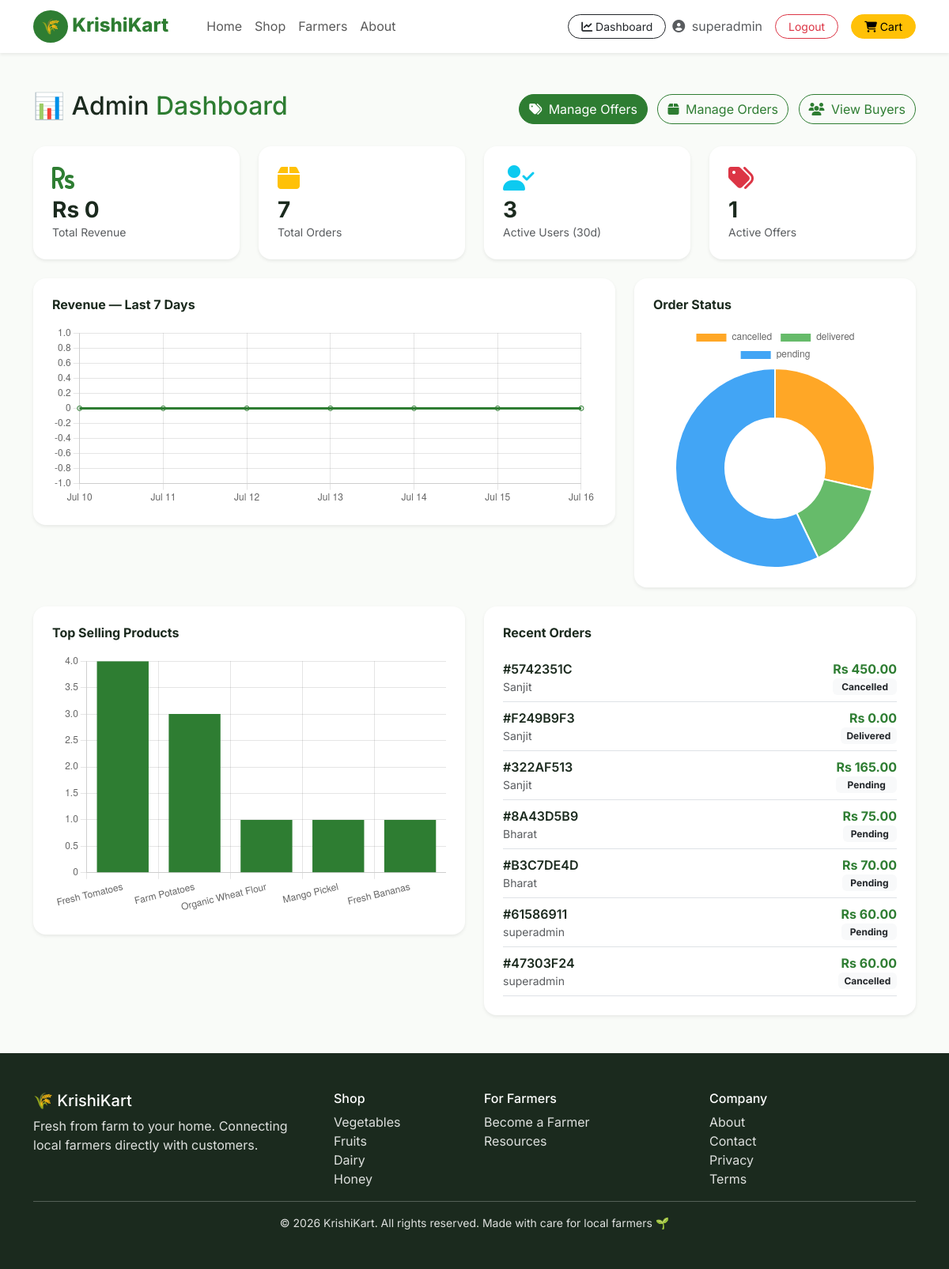
Page /dashboard/ (signed in) on the committed database.
### accounts/models.py (models this page shows, shortened)
class User(AbstractUser):
    phone = models.CharField(max_length=15, blank=True)
    address = models.TextField(blank=True)
    is_farmer = models.BooleanField(default=False)
    created_at = models.DateTimeField(auto_now_add=True)

### orders/models.py (models this page shows, shortened)
class Order(models.Model):
    STATUS_CHOICES = [
        ('pending', 'Pending'),
        ('paid', 'Paid'),
        ('shipped', 'Shipped'),
        ('delivered', 'Delivered'),
        ('cancelled', 'Cancelled'),
    ]
    user = models.ForeignKey(User, on_delete=models.CASCADE)
    order_number = models.CharField(max_length=50, unique=True)
    total_amount = models.DecimalField(max_digits=10, decimal_places=2)
    coupon_code = models.CharField(max_length=30, blank=True, null=True)
    discount_amount = models.DecimalField(max_digits=10, decimal_places=2, default=0)
    status = models.CharField(max_length=20, choices=STATUS_CHOICES, default='pending')
    payment_status = models.CharField(max_length=20, default='pending')
    payment_method = models.CharField(max_length=20, default='cod')
    shipping_address = models.TextField(blank=True)
    phone = models.CharField(max_length=15, blank=True)
    created_at = models.DateTimeField(auto_now_add=True)

### admin_dashboard/views.py (the view)
# urls.py: path('dashboard/', views.dashboard_home, name='dashboard_home'),
@staff_member_required
def dashboard_home(request):
    total_revenue = Order.objects.filter(payment_status__in=['paid']).aggregate(total=Sum('total_amount'))['total'] or 0
    total_orders = Order.objects.count()
    total_customers = User.objects.filter(is_farmer=False, is_staff=False).count()
    total_farmers = User.objects.filter(is_farmer=True).count()
    thirty_days_ago = timezone.now() - timedelta(days=30)
    active_users = User.objects.filter(last_login__gte=thirty_days_ago).count()
    recent_orders = Order.objects.select_related('user').order_by('-created_at')[:8]
    active_offers = Offer.objects.filter(is_active=True).count()
    context = {
        'total_revenue': total_revenue,
        'total_orders': total_orders,
        'total_customers': total_customers,
        'total_farmers': total_farmers,
        'active_users': active_users,
        'recent_orders': recent_orders,
        'active_offers': active_offers,
    }
    return render(request, 'admin_dashboard/dashboard.html', context)

### orders/context_processors.py (called while the page is built)
def cart_context(request):
    if request.user.is_authenticated:
        cart, _ = Cart.objects.get_or_create(user=request.user)
        return {'nav_cart_count': cart.item_count}
    return {'nav_cart_count': 0}

### orders/models.py (called while the page is built)
    @property
    def item_count(self):
        return sum(item.quantity for item in self.items.all())

### templates/admin_dashboard/dashboard.html (shortened to what this page needs)
{% extends 'base.html' %}
{% block content %}
<div class="container my-5">
    <div class="d-flex justify-content-between align-items-center mb-4 flex-wrap gap-2">
        <h2>📊 Admin <span class="text-success">Dashboard</span></h2>
        <div>
            <a href="{% url 'offer_list' %}" class="btn btn-success rounded-pill me-2"><i class="fas fa-tags me-1"></i> Manage Offers</a>
            <a href="{% url 'order_list' %}" class="btn btn-outline-success rounded-pill me-2"><i class="fas fa-box me-1"></i> Manage Orders</a>
            <a href="{% url 'buyer_list' %}" class="btn btn-outline-success rounded-pill"><i class="fas fa-users me-1"></i> View Buyers</a>
        </div>
    </div>
    <div class="row g-4 mb-4">
        <div class="col-md-3 col-6">
            <div class="stat-card bg-white rounded-4 shadow-sm p-4">
                <i class="fas fa-rupee-sign fa-2x text-success mb-2"></i>
                <h3 class="fw-bold mb-0">Rs {{ total_revenue }}</h3>
                <p class="text-muted small mb-0">Total Revenue</p>
            </div>
        </div>
        <div class="col-md-3 col-6">
            <div class="stat-card bg-white rounded-4 shadow-sm p-4">
                <i class="fas fa-box fa-2x text-warning mb-2"></i>
                <h3 class="fw-bold mb-0">{{ total_orders }}</h3>
                <p class="text-muted small mb-0">Total Orders</p>
            </div>
        </div>
        <div class="col-md-3 col-6">
            <div class="stat-card bg-white rounded-4 shadow-sm p-4">
                <i class="fas fa-user-check fa-2x text-info mb-2"></i>
                <h3 class="fw-bold mb-0">{{ active_users }}</h3>
                <p class="text-muted small mb-0">Active Users (30d)</p>
            </div>
        </div>
        <div class="col-md-3 col-6">
            <div class="stat-card bg-white rounded-4 shadow-sm p-4">
                <i class="fas fa-tags fa-2x text-danger mb-2"></i>
                <h3 class="fw-bold mb-0">{{ active_offers }}</h3>
                <p class="text-muted small mb-0">Active Offers</p>
            </div>
        </div>
    </div>
    <div class="row g-4 mb-4">
        <div class="col-md-8">
            <div class="bg-white rounded-4 shadow-sm p-4">
                <h6 class="fw-bold mb-3">Revenue — Last 7 Days</h6>
                <canvas id="revenueChart" height="100"></canvas>
            </div>
        </div>
        <div class="col-md-4">
            <div class="bg-white rounded-4 shadow-sm p-4">
                <h6 class="fw-bold mb-3">Order Status</h6>
                <canvas id="statusChart" height="220"></canvas>
            </div>
        </div>
    </div>
    <div class="row g-4">
        <div class="col-md-6">
            <div class="bg-white rounded-4 shadow-sm p-4">
                <h6 class="fw-bold mb-3">Top Selling Products</h6>
                <canvas id="topProductsChart" height="200"></canvas>
            </div>
        </div>
        <div class="col-md-6">
            <div class="bg-white rounded-4 shadow-sm p-4">
                <h6 class="fw-bold mb-3">Recent Orders</h6>
                {% for order in recent_orders %}
                <div class="d-flex justify-content-between align-items-center py-2 border-bottom">
                    <div>
                        <span class="fw-semibold">#{{ order.order_number }}</span>
                        <small class="text-muted d-block">{{ order.user.username }}</small>
                    </div>
                    <div class="text-end">
                        <span class="text-success fw-bold">Rs {{ order.total_amount }}</span>
                        <small class="d-block badge bg-light text-dark">{{ order.get_status_display }}</small>
                    </div>
                </div>
                {% empty %}
                <p class="text-muted">No orders yet.</p>
                {% endfor %}
            </div>
        </div>
    </div>
</div>
{% block extra_js %}
<script>
fetch("{% url 'chart_data' %}")
    .then(res => res.json())
    .then(data => {
        new Chart(document.getElementById('revenueChart'), {
            type: 'line',
            data: {
                labels: data.labels,
                datasets: [{
                    label: 'Revenue (Rs)',
                    data: data.revenue_data,
                    borderColor: '#2E7D32',
                    backgroundColor: 'rgba(46, 125, 50, 0.1)',
                    fill: true,
                    tension: 0.3
                }]
            },
            options: { responsive: true, plugins: { legend: { display: false } } }
        });
        new Chart(document.getElementById('statusChart'), {
            type: 'doughnut',
            data: {
                labels: data.status_breakdown.map(s => s.status),
                datasets: [{
                    data: data.status_breakdown.map(s => s.count),
                    backgroundColor: ['#FFA726', '#66BB6A', '#42A5F5', '#AB47BC', '#EF5350']
                }]
            },
            options: { responsive: true }
        });
        new Chart(document.getElementById('topProductsChart'), {
            type: 'bar',
            data: {
                labels: data.top_products.map(p => p.product_name),
                datasets: [{
                    label: 'Units Sold',
                    data: data.top_products.map(p => p.total_sold),
                    backgroundColor: '#2E7D32'
                }]
            },
            options: { responsive: true, plugins: { legend: { display: false } } }
        });
    });
</script>
{% endblock %}
{% endblock %}

### templates/base.html (shortened to what this page needs)
<!DOCTYPE html>
<html lang="en">
<head>
    <link href="https://cdn.jsdelivr.net/npm/bootstrap@5.3.0/dist/css/bootstrap.min.css" rel="stylesheet">
    <link rel="stylesheet" href="https://cdnjs.cloudflare.com/ajax/libs/font-awesome/6.4.0/css/all.min.css">
    {% load static %}
    <link rel="stylesheet" href="{% static 'css/style.css' %}">
</head>
<body>
    <nav class="navbar navbar-expand-lg navbar-light bg-white shadow-sm sticky-top">
        <div class="container">
            <a class="navbar-brand" href="{% url 'home' %}">
                <span class="brand-icon">🌾</span> KrishiKart
            </a>
            <div class="collapse navbar-collapse" id="navbarNav">
                <ul class="navbar-nav me-auto ms-4">
                    <li class="nav-item"><a class="nav-link" href="{% url 'home' %}">Home</a></li>
                    <li class="nav-item"><a class="nav-link" href="{% url 'product_list' %}">Shop</a></li>
                    <li class="nav-item"><a class="nav-link" href="#">Farmers</a></li>
                    <li class="nav-item"><a class="nav-link" href="#">About</a></li>
                </ul>
                <div class="d-flex align-items-center">
                    {% if user.is_authenticated %}
                        {% if user.is_staff %}
                        <a href="{% url 'dashboard_home' %}" class="btn btn-outline-dark btn-sm rounded-pill px-3 me-2">
                            <i class="fas fa-chart-line"></i> Dashboard
                        </a>
                        {% endif %}
                        <span class="me-3 text-muted"><i class="fas fa-user-circle me-1"></i> {{ user.username }}</span>
                        <button type="button" class="btn btn-outline-danger btn-sm rounded-pill px-3 me-2" data-bs-toggle="modal" data-bs-target="#logoutModal">
                           Logout
                        </button>
                    {% else %}
                        <a href="{% url 'login' %}" class="btn btn-success btn-sm rounded-pill px-3 me-2">Sign In</a>
                        <a href="{% url 'register' %}" class="btn btn-outline-success btn-sm rounded-pill px-3">Sign Up</a>
                    {% endif %}
                    <a href="{% url 'view_cart' %}" class="btn btn-warning btn-sm rounded-pill px-3 ms-2 position-relative">
                        <i class="fas fa-shopping-cart"></i> Cart
                    </a>
                </div>
            </div>
        </div>
    </nav>
    {% block content %}{% endblock %}
    <footer class="footer bg-dark text-white py-5 mt-5">
        <div class="container">
            <div class="row">
                <div class="col-md-4">
                    <h5>🌾 KrishiKart</h5>
                    <p class="text-muted">Fresh from farm to your home. Connecting local farmers directly with customers.</p>
                </div>
                <div class="col-md-2">
                    <h6>Shop</h6>
                    <a href="{% url 'product_list' %}" class="text-muted d-block">Vegetables</a>
                    <a href="{% url 'product_list' %}" class="text-muted d-block">Fruits</a>
                    <a href="{% url 'product_list' %}" class="text-muted d-block">Dairy</a>
                    <a href="{% url 'product_list' %}" class="text-muted d-block">Honey</a>
                </div>
                <div class="col-md-3">
                    <h6>For Farmers</h6>
                    <a href="{% url 'register' %}" class="text-muted d-block">Become a Farmer</a>
                    <a href="#" class="text-muted d-block">Resources</a>
                </div>
                <div class="col-md-3">
                    <h6>Company</h6>
                    <a href="#" class="text-muted d-block">About</a>
                    <a href="#" class="text-muted d-block">Contact</a>
                    <a href="#" class="text-muted d-block">Privacy</a>
                    <a href="#" class="text-muted d-block">Terms</a>
                </div>
            </div>
            <hr>
            <div class="text-center text-muted small">
                © 2026 KrishiKart. All rights reserved. Made with care for local farmers 🌱
            </div>
        </div>
    </footer>
    {% block extra_js %}{% endblock %}
</body>
</html>

### static/css/style.css (style rules this page uses)
:root { --primary-color: #2E7D32; --success-color: #2E7D32; --light-bg: #F5F7F0; --shadow: 0 4px 20px rgba(0,0,0,0.08); --shadow-hover: 0 8px 30px rgba(46, 125, 50, 0.15); }
* { margin: 0; padding: 0; box-sizing: border-box; }
body { font-family: 'Inter', sans-serif; background: #F9FBF8; color: #1B2A1E; }
.brand-icon { background: var(--primary-color); color: white; padding: 6px 10px; border-radius: 50%; display: inline-block; font-size: 1.2rem; }
.navbar-brand { font-weight: 800; font-size: 1.5rem; color: var(--primary-color) !important; }
.btn-success { background: var(--primary-color); border-color: var(--primary-color); }
.btn-outline-success { color: var(--primary-color); border-color: var(--primary-color); }
.footer { background: #1B2A1E !important; }
.footer a { text-decoration: none; transition: color 0.3s; }
.text-success { color: var(--primary-color) !important; }
.footer, .footer p, .footer h5, .footer h6 { color: #ffffff !important; }
.footer a.text-muted, .footer .text-muted { color: #dee0de !important; }

### rows in the picture
User: username "superadmin"
Order: order_number "5742351C", user.username "Sanjit", total_amount "450.00", status "Cancelled"
Order: order_number "F249B9F3", user.username "Sanjit", total_amount "0.00", status "Delivered"
Order: order_number "322AF513", user.username "Sanjit", total_amount "165.00", status "Pending"
Order: order_number "8A43D5B9", user.username "Bharat", total_amount "75.00", status "Pending"
Order: order_number "B3C7DE4D", user.username "Bharat", total_amount "70.00", status "Pending"
Order: order_number "61586911", user.username "superadmin", total_amount "60.00", status "Pending"
Order: order_number "47303F24", user.username "superadmin", total_amount "60.00", status "Cancelled"

### other values in the picture
{{ total_revenue }} "0"
{{ total_orders }} "7"
{{ active_users }} "3"
{{ active_offers }} "1"
